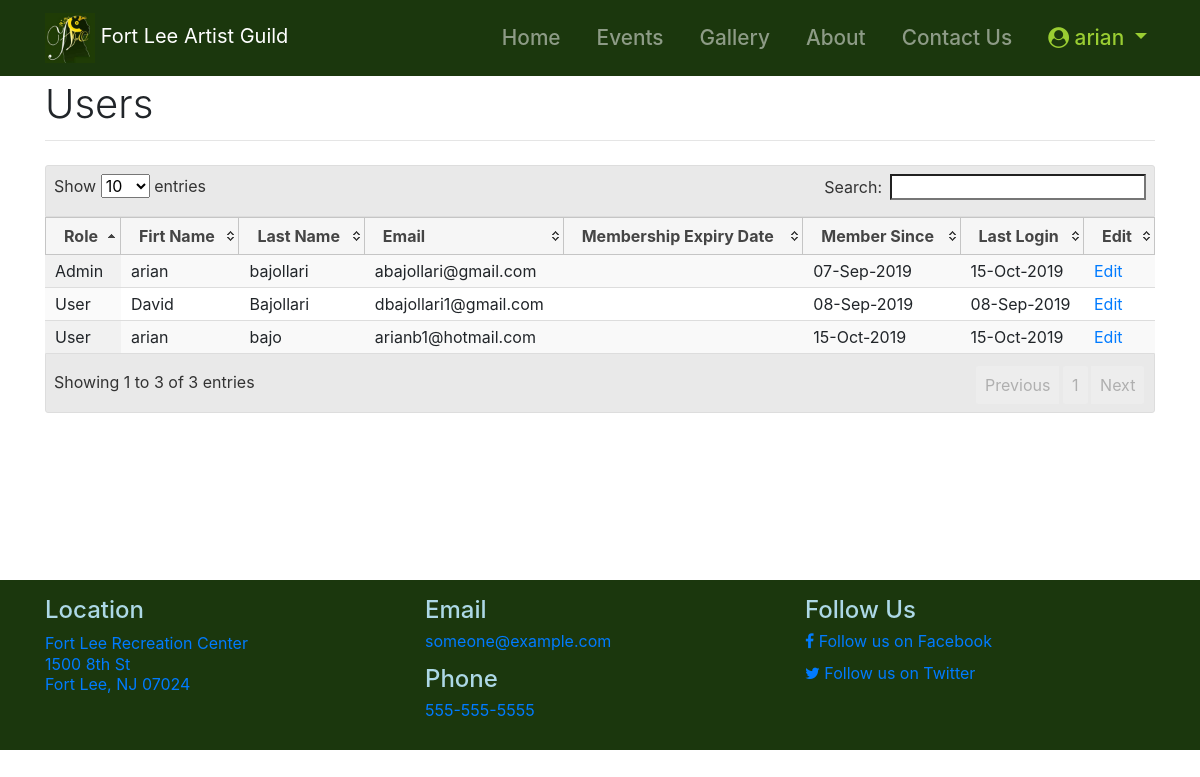
/users (signed in), run on the app's committed database.
### flag/auth/models.py (models this page shows, shortened)
class User(UserMixin, db.Model):
    __tablename__ = 'flagusers'
    id = db.Column(db.Integer,
                   primary_key=True)
    firstName = db.Column(db.String,
                     nullable=False,
                     unique=False)
    lastName = db.Column(db.String,
                     nullable=False,
                     unique=False)
    email = db.Column(db.String(40),
                      unique=True,
                      nullable=False)
    password = db.Column(db.String(200),
                         primary_key=False,
                         unique=False,
                         nullable=False)
    phone = db.Column(db.String(15),
                        index=False,
                        unique=False,
                        nullable=True)
    website = db.Column(db.String(150),
                        index=False,
                        unique=False,
                        nullable=True)
    userRole = db.Column(db.String(1),
                        index=False,
                        unique=False,
                        nullable=False)
    created_On = db.Column(db.DateTime,
                           index=False,
                           unique=False,
                           nullable=False,
                           default=datetime.datetime.now)
    last_login = db.Column(db.DateTime,
                           index=False,
                           unique=False,
                           nullable=True)
    memberStartDate = db.Column(db.DateTime,
                           index=False,
                           unique=False,
                           nullable=True)
    memberExpireDate = db.Column(db.DateTime,
                           index=False,
                           unique=False,
                           nullable=True)

### flag/auth/routes.py (the view)
@bpAuth.route('/users')
def users():
    if not current_user.is_authenticated:
        return redirect(url_for('home'))
    if current_user.userRole != "A":
        abort(401) # unauthorized
    allUsers = User.query.all()
    return render_template('auth/users.html', userList = allUsers)

### flag/auth/routes.py (called while the page is built)
@login_manager.user_loader
def load_user(user_id):
    if user_id is not None:
        return User.query.get(user_id)
    return None

### flag/templates/auth/users.html (shortened to what this page needs)
{% extends "layout.html" %}
{% block content %}
<script type=text/javascript src="{{ url_for('static', filename='js/datatables.min.js') }}"></script>
<link rel="stylesheet" href="{{ url_for('static', filename='css/datatables.min.css') }}">
{{ page_title('Users') }}
<table class="display" id="tblUsers" style="width:100%">
    <thead>
        <tr>
            <th>Role</th>
            <th>Firt Name</th>
            <th>Last Name</th>
            <th>Email</th>
            <th>Membership Expiry Date</th>
            <th>Member Since</th>
            <th>Last Login</th>
            <th>Edit</th>
        </tr>
    </thead>
    <tbody>
        {% for user in userList %}
        <tr>
            <td>{% if user.userRole == 'A' %} Admin  {% else %} User {% endif %}</td>
            <td>{{ user.firstName }}</td>
            <td>{{ user.lastName }}</td>
            <td>{{ user.email }}</td>
            <td>
            </td>
            <td>{{ user.created_On.strftime('%d-%b-%Y') }}</td>
            <td>{{ user.last_login.strftime('%d-%b-%Y') }}</td>
            <td>
                <a href="{{ url_for('auth.user', user_id = user.id) }}" role="button">
                    Edit
                </a>
            </td>
        </tr>
        {% endfor %}
    </tbody>
</table>
{% endblock %}

### flag/templates/layout.html (shortened to what this page needs)
{% from 'macros.html' import nav_link, page_title with context %}
<!DOCTYPE html>
<html lang="en">
<head>
  <link rel="stylesheet" href="{{ url_for('static', filename='css/jquery-ui.min.css') }}">
  <link rel="stylesheet" href="{{ url_for('static', filename='css/bootstrap.min.css') }}">
  <link rel="stylesheet" href="{{ url_for('static', filename='css/font-awesome.min.css') }}">
  <link rel="stylesheet" href="{{ url_for('static', filename='css/app.css') }}">
</head>
<body>
  <nav class="navbar navbar-expand-lg navbar-dark bg-dark fixed-top">
    <div class="container">
      <a class="navbar-brand" href="/">
        <img src="/static/images/logo.jpg" alt="" width="50px" height="50px">
        <span class="d-none d-sm-inline">Fort Lee Artist Guild</span>
      </a>
      <div class="collapse navbar-collapse" id="navbarResponsive">
        <ul class="navbar-nav ml-auto">
          {{ nav_link('home', 'Home') }}
          {{ nav_link('events.events', 'Events') }}
          {{ nav_link('gallery.gallery', 'Gallery') }}
          {{ nav_link('public.about', 'About') }}
          {{ nav_link('public.contact', 'Contact Us') }}
          {% if current_user.is_authenticated %}
          <li class="nav-item dropdown">
            <a class="nav-link dropdown-toggle" href="#" id="navbardrop" data-toggle="dropdown" style="color:#9ACD32;">
              <i class="fa fa-user-circle"></i>&nbsp;{{ current_user.firstName }}
            </a>
          </li>
          {% else %}
          <li class="nav-item">
            <a class="nav-link"
              style="border: 1px solid #145a32; display:inline-block;padding-left: 15px; padding-right: 15px;border-radius:20px;"
              href="{{ url_for('auth.login') }}">Login</a>
          </li>
          {% endif %}
        </ul>
      </div>
    </div>
  </nav>
  <div class="container" style="min-height: 500px;">
    {% block content %}
    {% endblock %}
  </div>
  <footer class="py-5 bg-dark" style="padding: 1rem !important;">
    <div class="container">
      <div class="row" style="color:white;">
        <div class="col-sm-4">
          <h4 style="color:lightblue;">Location</h4>
          <p>
            <a href="https://goo.gl/maps/iVhmAzEYue3JvERB9" target="_blank">
              <span style="line-height: 1.3rem;">Fort Lee Recreation Center</span><br>
              <span style="line-height: 1.3rem;">1500 8th St</span><br>
              <span style="line-height: 1.3rem;">Fort Lee, NJ 07024</span>
            </a>
          </p>
        </div>
        <div class="col-sm-4">
          <h4 style="color:lightblue;">Email</h4>
          <p>
            <a href="mailto:someone@example.com" target="_top">someone@example.com</a>
          </p>
          <h4 style="color:lightblue;">Phone</h4>
          <p>
            <a href="tel:555-555-5555">555-555-5555</a>
          </p>
        </div>
        <div class="col-sm-4">
          <h4 style="color:lightblue;">Follow Us</h4>
          <p>
            <a href="https://facebook.com/flag" target="_blank"><i class="fa fa-facebook"></i>&nbsp;Follow us on
              Facebook</a>
          </p>
          <p>
            <a href="https://twitter.com/flag" target="_blank"><i class="fa fa-twitter"></i>&nbsp;Follow us on
              Twitter</a>
          </p>
        </div>
      </div>
  </footer>
</body>
</html>

### flag/templates/macros.html (shortened to what this page needs)
{% macro nav_link(endpoint, name) %}
{% if request.endpoint != None and request.endpoint.endswith(endpoint)%}
<li class="nav-item active">
  <a class="nav-link" href="{{ url_for(endpoint) }}">{{ name }}
    <span class="sr-only">(current)</span>
  </a>
</li>
{% else %}
<li class="nav-item">
  <a class="nav-link" href="{{ url_for(endpoint) }}">{{ name }}</a>
</li>
{% endif %} {% endmacro %}
{% macro page_title(title, buttonUrl='', buttonValue='') %}
<div class="row">
  <div class="col-sm-6">
      <h1 class="font-weight-light text-center text-lg-left">{{ title }}</h1>
  </div>
</div>
<hr class="mt-1 mb-4">
{% endmacro %}

### flag/static/css/app.css (style rules this page uses)
body { margin:0px; line-height: 1 !important; padding-top: 80px; }
.bg-dark { background-color: #1b370d !important; }
.nav-item { font-size: 1.3rem; font-weight: 500; padding-left: 20px; }

### data on the page
User: firstName "arian", userRole "Admin", lastName "bajollari", email "abajollari@gmail.com", created_On "07-Sep-2019", last_login "15-Oct-2019"
User: userRole "User", firstName "David", lastName "Bajollari", email "dbajollari1@gmail.com", created_On "08-Sep-2019", last_login "08-Sep-2019"
User: userRole "User", firstName "arian", lastName "bajo", email "arianb1@hotmail.com", created_On "15-Oct-2019", last_login "15-Oct-2019"

### other printed values
{{ name }} "Home Events Gallery About Contact Us"
{{ title }} "Users"
